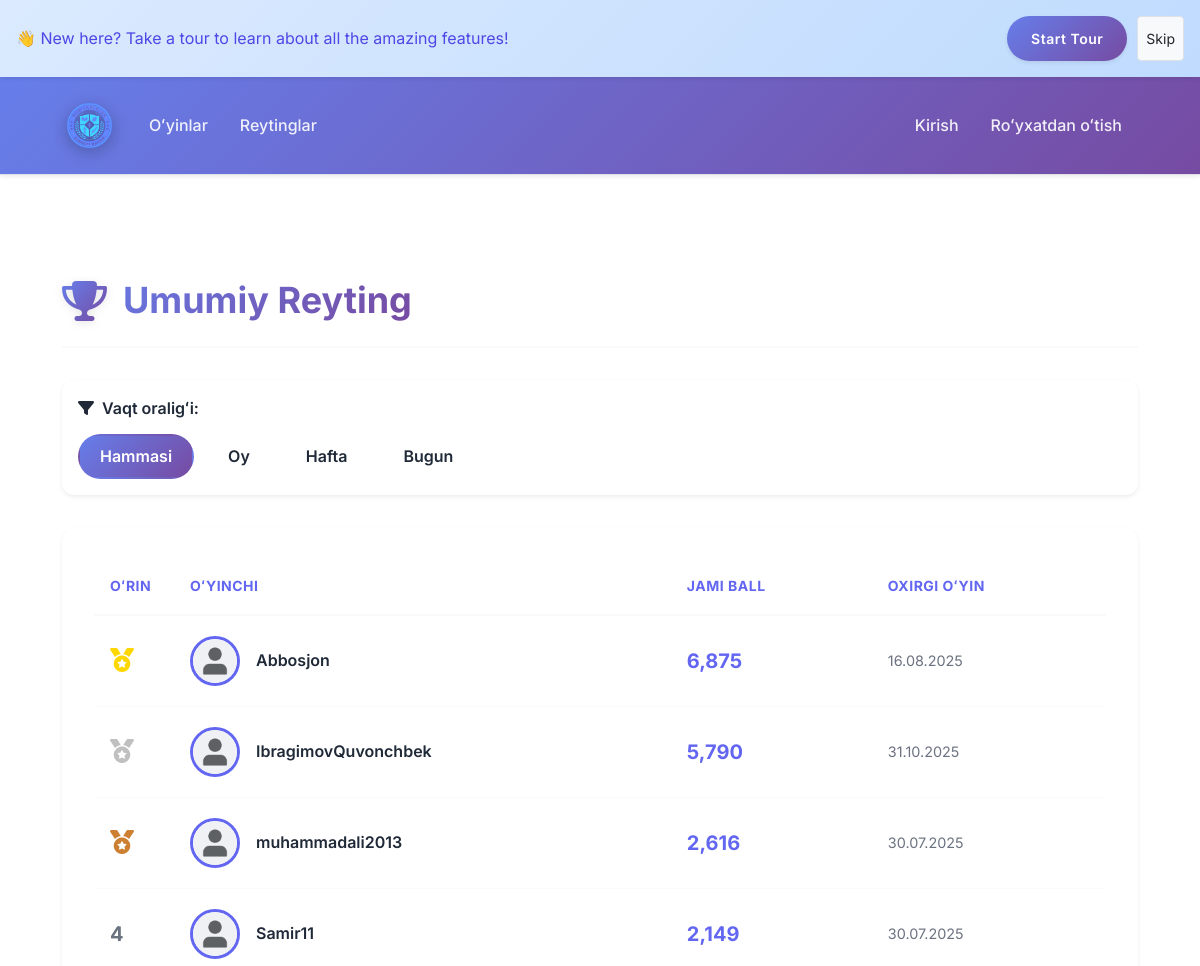
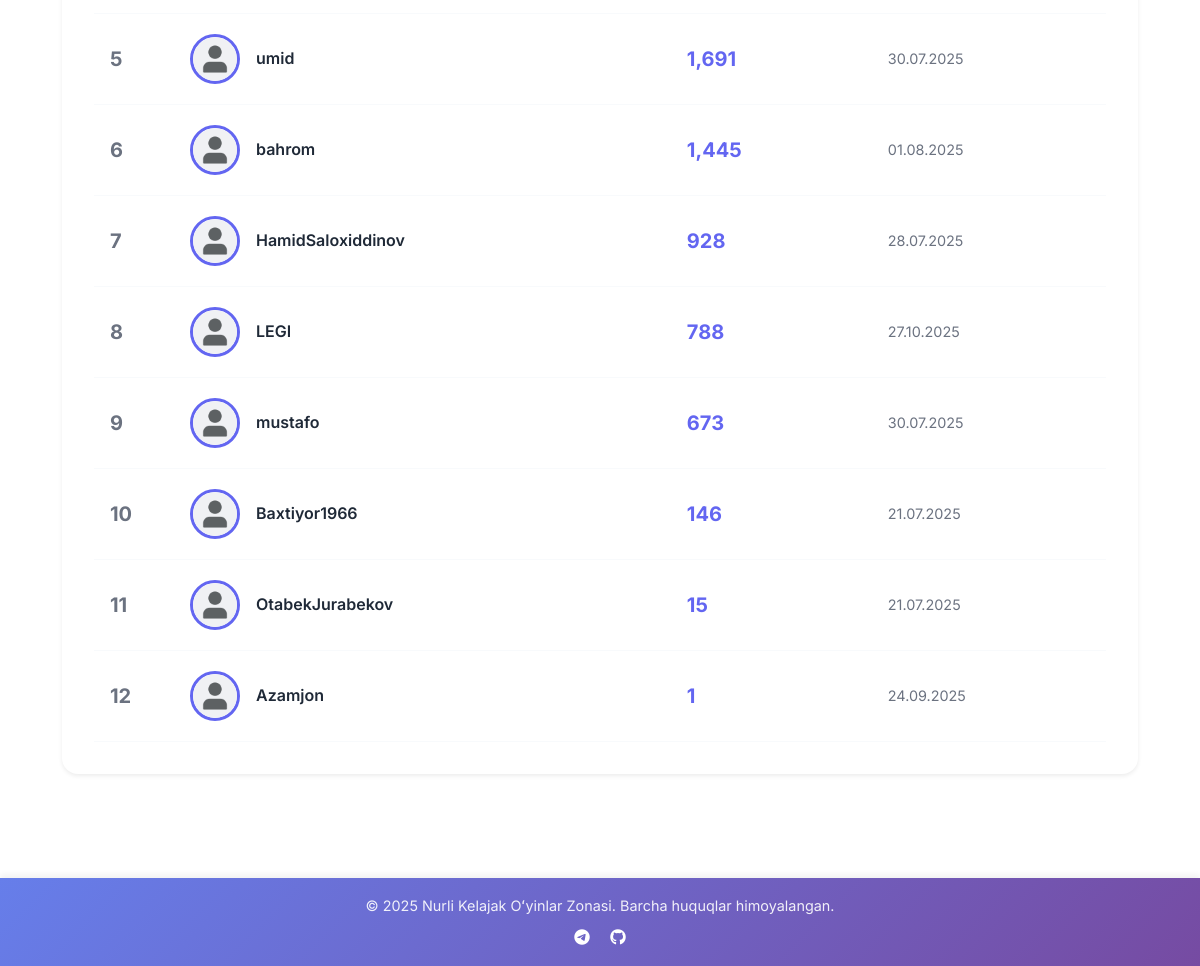
/leaderboard/total/, run on the app's committed database (2 pictures, top to bottom).
### accounts/models.py (models this page shows, shortened)
class User(AbstractUser):
    avatar = models.ImageField(upload_to='avatars/', null=True, blank=True)
    bio = models.TextField(max_length=500, blank=True)
    groups = models.ManyToManyField(
        'auth.Group',
        related_name='custom_user_set',
        blank=True,
        help_text='The groups this user belongs to.',
        verbose_name='groups',
    )
    user_permissions = models.ManyToManyField(
        'auth.Permission',
        related_name='custom_user_set',
        blank=True,
        help_text='Specific permissions for this user.',
        verbose_name='user permissions',
    )

### leaderboard/views.py (the view)
# urls.py: path('total/', views.total_leaderboard, name='total_leaderboard'),
def total_leaderboard(request):
    time_filter = request.GET.get('filter', 'all')
    queryset = GameScore.objects.all()
    today = timezone.now().date()
    if time_filter == 'month':
        first_day = today.replace(day=1)
        queryset = queryset.filter(created_at__gte=first_day)
    elif time_filter == 'week':
        monday = today - timedelta(days=today.weekday())
        queryset = queryset.filter(created_at__gte=monday)
    elif time_filter == 'day':
        queryset = queryset.filter(created_at__date=today)
    leaderboard = queryset.values(
        'user__username',
        'user__avatar'
    ).annotate(
        total_score=Sum('score'),
        last_played=Max('created_at')
    ).order_by('-total_score')[:100]
    return render(request, 'leaderboard/total_leaderboard.html', {
        'leaderboard': leaderboard,
        'active_filter': time_filter
    })

### leaderboard/templates/leaderboard/total_leaderboard.html (shortened to what this page needs)
{% extends "base.html" %}
{% load static %}
{% load humanize %}
{% block content %}
<div class="leaderboard-container">
    <div class="leaderboard-header">
        <h1 class="leaderboard-title">
            <i class="fas fa-trophy trophy-icon"></i>
            Umumiy Reyting
        </h1>
    </div>
    <div class="time-filter-container">
        <span class="time-filter-title">
            <i class="fas fa-filter me-2"></i>Vaqt oraligʻi:
        </span>
        <div class="time-filter-options">
            <a href="?filter=all" class="time-filter-btn {% if active_filter == 'all' %}active{% endif %}">
                Hammasi
            </a>
            <a href="?filter=month" class="time-filter-btn {% if active_filter == 'month' %}active{% endif %}">
                Oy
            </a>
            <a href="?filter=week" class="time-filter-btn {% if active_filter == 'week' %}active{% endif %}">
                Hafta
            </a>
            <a href="?filter=day" class="time-filter-btn {% if active_filter == 'day' %}active{% endif %}">
                Bugun
            </a>
        </div>
    </div>
    <div class="leaderboard-table-container">
        {% if leaderboard %}
            <table class="leaderboard-table">
                <thead>
                    <tr>
                        <th scope="col">Oʻrin</th>
                        <th scope="col">Oʻyinchi</th>
                        <th scope="col">Jami ball</th>
                        <th scope="col">Oxirgi oʻyin</th>
                    </tr>
                </thead>
                <tbody>
                    {% for entry in leaderboard %}
                        <tr {% if entry.user__username == request.user.username %}class="current-user"{% endif %}>
                            <td class="rank-cell {% if forloop.counter == 1 %}rank-1{% elif forloop.counter == 2 %}rank-2{% elif forloop.counter == 3 %}rank-3{% endif %}">
                                {% if forloop.counter == 1 %}
                                    <i class="fas fa-medal"></i>
                                {% elif forloop.counter == 2 %}
                                    <i class="fas fa-medal"></i>
                                {% elif forloop.counter == 3 %}
                                    <i class="fas fa-medal"></i>
                                {% else %}
                                    {{ forloop.counter }}
                                {% endif %}
                            </td>
                            <td>
                                <div class="user-cell">
                                    <a href="{% url 'accounts:user_profile' username=entry.user__username %}">
                                        <img src="{% if entry.user__avatar %}{{ entry.user__avatar.url }}{% else %}/media/avatars/avatar.png{% endif %}"
                                             class="user-avatar"
                                             alt="{{ entry.user__username }} avatari"
                                             onerror="this.src='/media/avatars/avatar.png'">
                                    </a>
                                    <a href="{% url 'accounts:user_profile' username=entry.user__username %}" class="username-link">
                                        {{ entry.user__username }}
                                    </a>
                                </div>
                            </td>
                            <td class="score-cell">{{ entry.total_score|intcomma }}</td>
                            <td class="time-cell">{{ entry.last_played|date:"d.m.Y" }}</td>
                        </tr>
                    {% endfor %}
                </tbody>
            </table>
        {% endif %}
    </div>
</div>
{% endblock %}

### static/css/styles.css (style rules this page uses)
:root { --primary-color: #6366F1; --primary-dark: #4F46E5; --primary-light: #818CF8; --secondary-color: #8B5CF6; --accent-color: #FFFFFF; --background-color: #F8FAFC; --background-gradient: linear-gradient(135deg, #667EEA 0%, #764BA2 100%); --text-color: #1F2937; --text-light: #6B7280; --correct-color: #10B981; --wrong-color: #EF4444; --success-color: #22C55E; --warning-color: #F59E0B; --info-color: #3B82F6; --card-shadow: 0 4px 6px -1px rgba(0, 0, 0, 0.1), 0 2px 4px -1px rgba(0, 0, 0, 0.06); --card-shadow-hover: 0 20px 25px -5px rgba(0, 0, 0, 0.1), 0 10px 10px -5px rgba(0, 0, 0, 0.04); --card-shadow-lg: 0 25px 50px -12px rgba(0, 0, 0, 0.25); }
* { margin: 0; padding: 0; box-sizing: border-box; }
html { scroll-behavior: smooth; }
body { background-color: var(--background-color); color: var(--text-color); min-height: 100vh; display: flex; flex-direction: column; font-family: 'Inter', -apple-system, BlinkMacSystemFont, 'Segoe UI', Roboto, 'Helvetica Neue', Arial, sans-serif; line-height: 1.6; -webkit-font-smoothing: antialiased; -moz-osx-font-smoothing: grayscale; }

### static/css/theme.css (style rules this page uses)
:root { --bg-primary: #ffffff; --bg-secondary: #f8f9fa; --bg-tertiary: #e9ecef; --text-primary: #212529; --text-secondary: #6c757d; --border-color: #dee2e6; --card-bg: #ffffff; --card-shadow: 0 0.125rem 0.25rem rgba(0, 0, 0, 0.075); --accent-primary: #6f42c1; --accent-secondary: #e0e7ff; --link-color: #6f42c1; --link-hover: #5a32a3; --success-color: #28a745; --error-color: #dc3545; --warning-color: #ffc107; }
body { background-color: var(--bg-primary); color: var(--text-primary); }
a { color: var(--link-color); }

### static/css/animations.css (style rules this page uses)
button, a, input, select, textarea { transition: all 0.2s ease; }

### data on the page
User: user__username "Abbosjon", total_score "6,875", last_played "16.08.2025"
User: user__username "IbragimovQuvonchbek", total_score "5,790", last_played "31.10.2025"
User: user__username "muhammadali2013", total_score "2,616", last_played "30.07.2025"
User: user__username "Samir11", total_score "2,149", last_played "30.07.2025"
User: user__username "umid", total_score "1,691", last_played "30.07.2025"
User: user__username "bahrom", total_score "1,445", last_played "01.08.2025"
User: user__username "HamidSaloxiddinov", total_score "928", last_played "28.07.2025"
User: user__username "LEGI", total_score "788", last_played "27.10.2025"
User: user__username "mustafo", total_score "673", last_played "30.07.2025"
User: user__username "Baxtiyor1966", total_score "146", last_played "21.07.2025"
User: user__username "OtabekJurabekov", total_score "15", last_played "21.07.2025"
User: user__username "Azamjon", total_score "1", last_played "24.09.2025"
